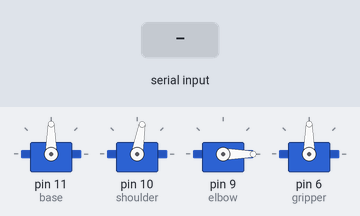
The sketch below on a simulated Arduino Uno, built with avr-gcc and run on an emulated ATmega328P. Shown: 4 × servo. The inputs (shaded band) are chosen by the test bench.

Above: at 1.2 s.
1.3 s: "right\n" received over the second serial link
At 2.2 s:
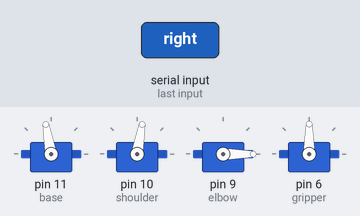
2.8 s: "down\n" received over the second serial link
At 3.7 s:
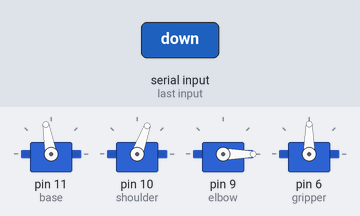
4.3 s: "left\n" received over the second serial link
At 4.8 s:
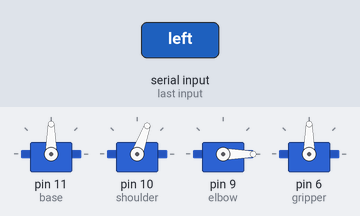
5.8 s: "foward\n" received over the second serial link
At 6.9 s:
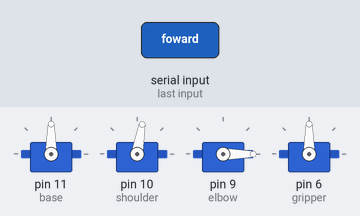
Timing chart, 0 to 8.3 s (numbered marks = the images above; inputs shaded):
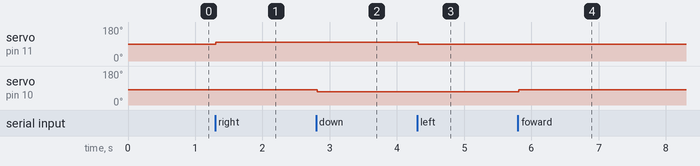

The sketch:

4dof_me_arm_library2.ino
```cpp
/* meArm IK test - York Hackspace May 2014
   Test applying Nick Moriarty's Inverse Kinematics solver
   to Phenoptix' meArm robot arm, to walk a specified path.

   Pins:
   Arduino    Base   Shoulder  Elbow    Gripper
      GND    Brown     Brown   Brown     Brown
       5V      Red       Red     Red       Red
       11    Yellow
       10             Yellow
        9                     Yellow
        6                               Yellow
*/
#include <SoftwareSerial.h>
//#include "meArm.h"
#include <Servo.h>

int basePin = 11;
int shoulderPin = 10;
int elbowPin = 9;
int gripperPin = 6;

int dx=90,dy=80,dz=0,dg =90;

SoftwareSerial BTSerial(0, 1); // RX, TX
//meArm arm;
Servo base;
Servo shoulder;
Servo elbow;
Servo gripper;

void setup() {
//  arm.begin(basePin, shoulderPin, elbowPin, gripperPin);
  BTSerial.begin(9600);
  base.attach(11);
  shoulder.attach(10);
  elbow.attach(9);
  gripper.attach(6);
}

void loop() {
  if (BTSerial.available()>0) {
    String command = BTSerial.readStringUntil('\n');
      command.toLowerCase();
      Serial.println(command);
     // delay(100);
    if (command == "right") {     //robot move right
     // delay(10);
      dx += 10;
  }
   else if (command == "left") {    //robot move left
    //  delay(10);
       dx -=10;
  }
      if (command == "lift") { //shoulder up
    //  delay(10);
      dz += 10;
  }
    else if (command == "drop") {    //shoulder down
      //delay(10);
       dz -=10;
  }
        if (command == "foward") { //move forward
      //delay(10);
      dy += 10;
  }
    else if (command == "down") { //bend down a little
      delay(10);
       dy -=10;
  }
     else if (command == "home") {     //go homw
      dx = 90; dy = 80; dz =0;
    }
 }
      Serial.print("X = ");Serial.print(dx);
      Serial.print("   Y = ");Serial.print(dy);
      Serial.print("   Z = ");Serial.println(dz);
    base.write(dx);
    shoulder.write(dy);
    elbow.write(dz);
    gripper.write(dg);
    //arm.gotoPoint(dx, y, z);
    delay(15);

}
```

Measured:
- after the input at 1.3 s, servo on pin 11 (base): 90° → 100° at once
- after the input at 2.8 s, servo on pin 10 (shoulder): 80° → 70° at once
- after the input at 4.3 s, servo on pin 11 (base): 100° → 90° at once
- after the input at 5.8 s, servo on pin 10 (shoulder): 70° → 80° at once
